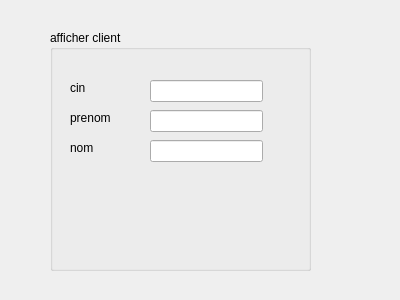
<?xml version="1.0" encoding="UTF-8"?>
<ui version="4.0">
 <class>Dialog</class>
 <widget class="QDialog" name="Dialog">
  <property name="geometry">
   <rect>
    <x>0</x>
    <y>0</y>
    <width>400</width>
    <height>300</height>
   </rect>
  </property>
  <property name="windowTitle">
   <string>Dialog</string>
  </property>
  <widget class="QGroupBox" name="groupBox">
   <property name="geometry">
    <rect>
     <x>50</x>
     <y>30</y>
     <width>261</width>
     <height>241</height>
    </rect>
   </property>
   <property name="title">
    <string>afficher client </string>
   </property>
   <widget class="QLabel" name="label">
    <property name="geometry">
     <rect>
      <x>20</x>
      <y>50</y>
      <width>56</width>
      <height>16</height>
     </rect>
    </property>
    <property name="text">
     <string>cin </string>
    </property>
   </widget>
   <widget class="QLabel" name="label_2">
    <property name="geometry">
     <rect>
      <x>20</x>
      <y>80</y>
      <width>56</width>
      <height>16</height>
     </rect>
    </property>
    <property name="text">
     <string>prenom</string>
    </property>
   </widget>
   <widget class="QLabel" name="label_3">
    <property name="geometry">
     <rect>
      <x>20</x>
      <y>110</y>
      <width>56</width>
      <height>16</height>
     </rect>
    </property>
    <property name="text">
     <string>nom</string>
    </property>
   </widget>
   <widget class="QLineEdit" name="lineEdit_CD">
    <property name="geometry">
     <rect>
      <x>100</x>
      <y>50</y>
      <width>113</width>
      <height>22</height>
     </rect>
    </property>
    <property name="readOnly">
     <bool>true</bool>
    </property>
   </widget>
   <widget class="QLineEdit" name="RENOM_d">
    <property name="geometry">
     <rect>
      <x>100</x>
      <y>80</y>
      <width>113</width>
      <height>22</height>
     </rect>
    </property>
    <property name="readOnly">
     <bool>true</bool>
    </property>
   </widget>
   <widget class="QLineEdit" name="nomD">
    <property name="geometry">
     <rect>
      <x>100</x>
      <y>110</y>
      <width>113</width>
      <height>22</height>
     </rect>
    </property>
    <property name="readOnly">
     <bool>true</bool>
    </property>
   </widget>
  </widget>
 </widget>
 <resources/>
 <connections/>
</ui>
